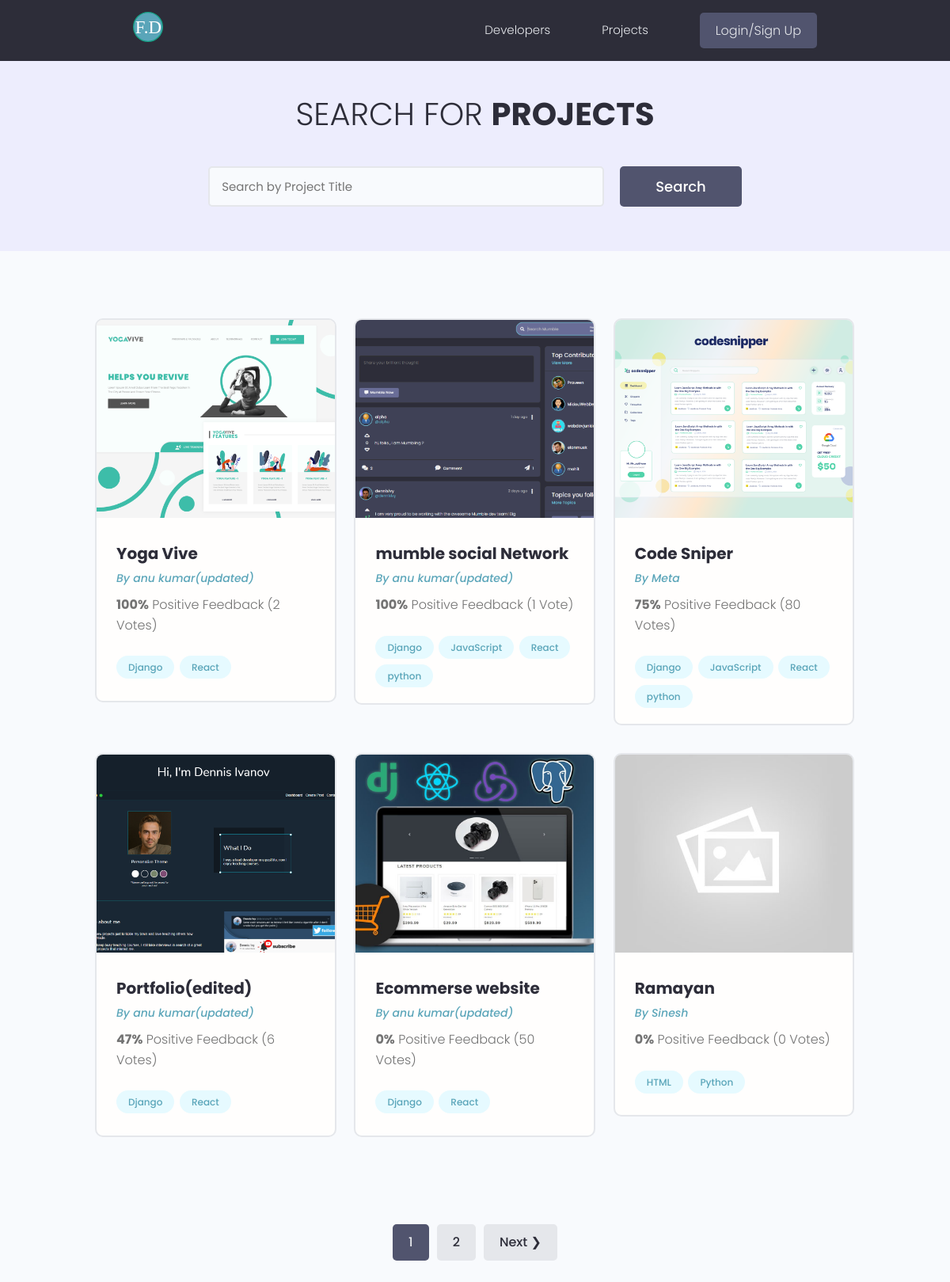
The page /projects/ on the database as committed earlier.
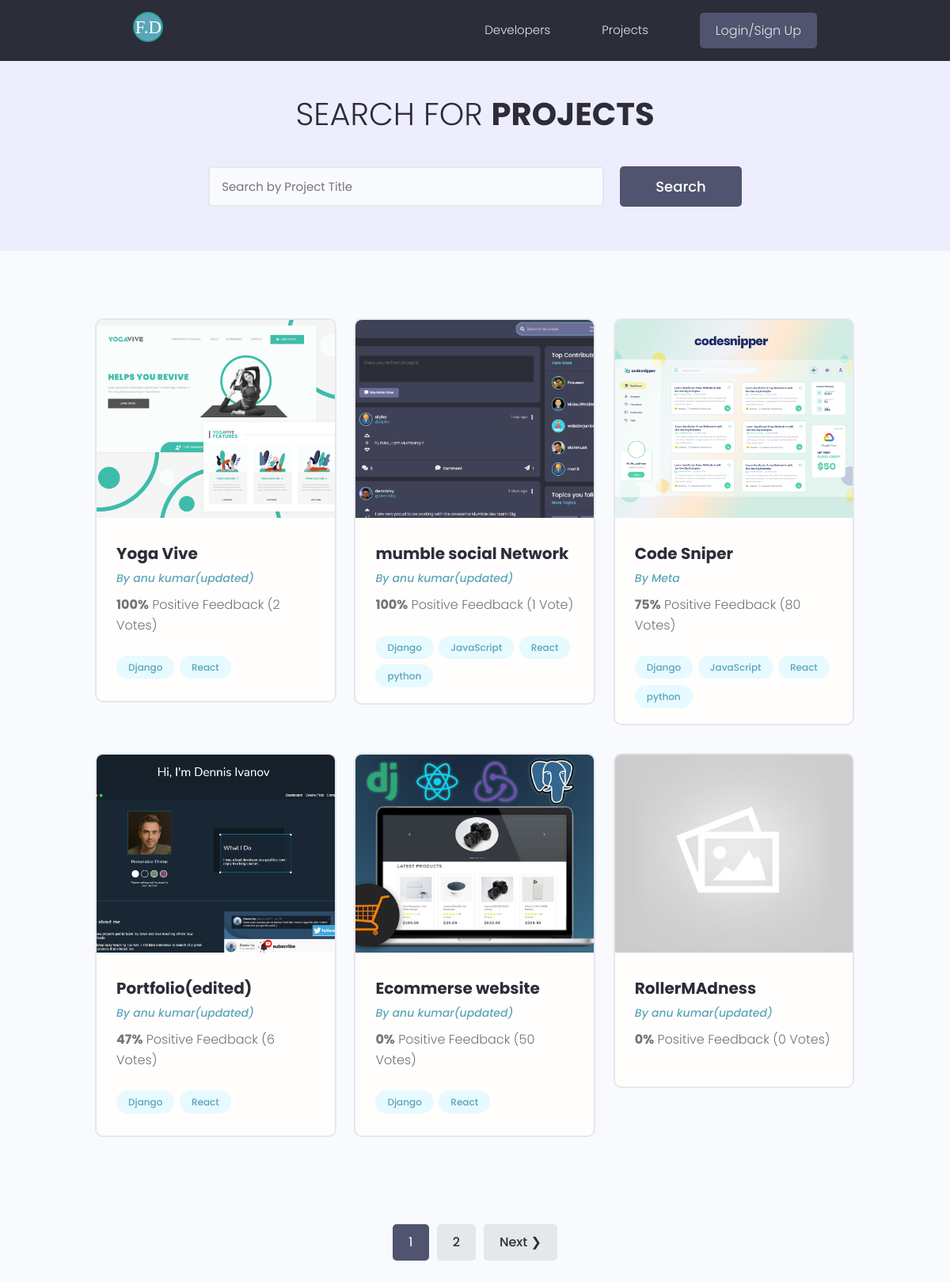
The same page on the database as committed later.
### projects/models.py (models this page shows, shortened)
class Project(models.Model):
    owner =models.ForeignKey(Profiles, null=True , blank= True , on_delete=models.CASCADE)
    title = models.CharField(max_length=200)
    description = models.TextField(null=True,blank=True)
    featured_image=models.ImageField(null=True,blank=True,default='default.jpg')
    demo_link = models.CharField(max_length=2000 , null=True , blank=True)
    source_link = models.CharField(max_length=2000,null=True,blank=True)
    tags=models.ManyToManyField('Tag',blank=True)
    vote_total = models.IntegerField(default=0 ,null= True,blank=True)
    vote_ratio = models.IntegerField(default=0 ,null= True,blank=True)
    created = models.DateTimeField(auto_now_add=True)
    id = models.UUIDField(default=uuid.uuid4,unique=True,primary_key=True,editable=False)
    class Meta:
        ordering=['-vote_ratio','-vote_total','title']
    @property
    def imageURL(self):
        try:
            url = self.featured_image.url
        except:
            url=""
        return url

class Tag(models.Model):
    name= models.CharField(max_length=200)
    created = models.DateTimeField(auto_now_add=True)
    id = models.UUIDField(default=uuid.uuid4,unique=True,
                          primary_key=True,editable=False)
    def __str__(self):
        return self.name

### users/models.py (models this page shows, shortened)
class Profiles(models.Model):
    user = models.OneToOneField(User , on_delete = models.CASCADE ,null= True , blank=True)
    name = models.CharField(max_length=200 , blank=True ,null=True)
    email = models.EmailField(max_length=500 ,blank=True, null=True)
    username = models.CharField(max_length=200 , blank=True ,null=True)
    location = models.CharField(max_length=200 , blank=True ,null=True)
    short_intro = models.CharField(max_length=200 , blank=True ,null=True)
    bio = models.TextField(blank=True, null=True)
    profile_image = models.ImageField(null=True, blank =True ,upload_to ='profiles/',default='profiles/user-default.png')
    social_github = models.CharField(max_length=200,blank=True,null=True)
    social_twitter = models.CharField(max_length=200,blank=True,null=True)
    social_linkdin = models.CharField(max_length=200,blank=True,null=True)
    social_youtube = models.CharField(max_length=200,blank=True,null=True)
    social_website = models.CharField(max_length=200,blank=True,null=True)
    created = models.DateTimeField(auto_now_add=True)
    id = models.UUIDField(default=uuid.uuid4,unique=True,primary_key=True,editable=False)
    class Meta:
        ordering=['created']

### projects/views.py (the view)
# urls.py: path('projects/',include('projects.urls')),
def projects(request):
    projects ,search_query = searchProjects(request)
    custom_range , projects = paginateProjects(request,projects,6)
    context ={'projects':projects , 'search_query':search_query,'custom_range':custom_range}
    return render(request, 'projects/projects.html' , context)

### projects/utils.py (called while the page is built)
def paginateProjects(request , projects,results):
    page = request.GET.get('page')
    paginator = Paginator(projects,results)
    try:
        projects =paginator.page(page)
    except PageNotAnInteger:
        page=1
        projects = paginator.page(page)
    except EmptyPage:
        page  = paginator.num_pages
        projects=paginator.page(page)
    leftIndex = (int(page) - 4)
    if leftIndex <1:
        leftIndex=1
    rightIndex = (int(page) +5)
    if rightIndex > paginator.num_pages:
        rightIndex = paginator.num_pages + 1
    custom_range = range(leftIndex,rightIndex )
    return custom_range , projects

def searchProjects(request):
    search_query = ''
    if request.GET.get('search_query'):
        search_query = request.GET.get('search_query')
    tags = Tag.objects.filter(name__icontains=search_query)
    projects = Project.objects.distinct().filter(
        Q(title__icontains=search_query)|
        Q(description__icontains=search_query)|
        Q(owner__name__icontains=search_query)|
        Q(tags__in=tags)
    )
    return projects , search_query

### projects/templates/projects/projects.html (shortened to what this page needs)
{%extends 'main.html'%}
{%block content%}
  <main class="projects">
    <section class="hero-section text-center">
      <div class="container container--narrow">
        <div class="hero-section__box">
          <h2>Search for <span>Projects</span></h2>
        </div>
        <div class="hero-section__search">
          <form class="form" id="searchForm" action="{% url 'projects' %}" method="get">
            <div class="form__field">
              <input class="input input--text" id="formInput#search" type="text" name="search_query"
                placeholder="Search by Project Title" value="{{search_query}}" />
            </div>
            <input class="btn btn--sub btn--lg" type="submit" value="Search" />
          </form>
        </div>
      </div>
    </section>
    <section class="projectsList">
      <div class="container">
        <div class="grid grid--three">
        {% for project in projects %}
          <div class="column">
            <div class="card project">
              <a href="{% url 'project' project.id %}" class="project">
                <img class="project__thumbnail" src="{{project.imageURL}}" alt="project thumbnail" />
                <div class="card__body">
                  <h3 class="project__title">{{project.title}}</h3>
                  <p><a class="project__author" href="{% url 'user-profile' project.owner.id %}">By {{project.owner.name}} </a></p>
                  <p class="project--rating">
                    <span style="font-weight: bold;">{{project.vote_ratio}}%</span> Positive
                    Feedback ({{project.vote_total}} Vote{{project.vote_total|pluralize:"s"}})
                  </p>
                  <div class="project__tags">
                      {% for tag in project.tags.all %}
                    <span class="tag tag--pill tag--main">
                      <small>{{tag}}</small>
                    </span>
                    {% endfor %}
                  </div>
                </div>
              </a>
            </div>
          </div>
          {% endfor %}
        </div>
      </div>
    </section>
{% include 'pagination.html' with queryset=projects custom_range=custom_range %}
  </main>
{%endblock content%}

### templates/main.html (shortened to what this page needs)
<!DOCTYPE html>
{% load static %}
<html>
<head>
    <link rel="stylesheet" href="https://cdn.iconmonstr.com/1.3.0/css/iconmonstr-iconic-font.min.css" />
    <link rel="stylesheet" href="{% static 'uikit/styles/uikit.css' %}" />
    <link rel="stylesheet" href="{% static 'styles/app.css' %}" />
</head>
<body>
    {% include 'navbar.html' %}
    {% block content %}
    {% endblock content %}
</body>
</html>

### templates/navbar.html (shortened to what this page needs)
{% load static %}
  <header class="header">
    <div class="container container--narrow">
      <a href="{% url 'profiles' %}" class="header__logo">
        <img src=" {% static 'images/logo.svg' %} " alt="Find.Dev Logo" />
      </a>
      <nav class="header__nav">
        <ul class="header__menu">
          <li class="header__menuItem"><a href="{% url 'profiles' %}">Developers</a></li>
          <li class="header__menuItem"><a href="{% url 'projects' %}">Projects</a></li>
          {% if request.user.is_authenticated %}
          <li class="header__menuItem"><a href="{% url 'inbox' %}">Inbox</a></li>
          <li class="header__menuItem"><a href="{% url 'account' %}">Account</a></li>
          <li class="header__menuItem"><a href="{% url 'logout' %}" class="btn btn--sub">Logout</a></li>
          {% else %}
          <li class="header__menuItem"><a href="{% url 'login' %}" class="btn btn--sub">Login/Sign Up</a></li>
          {% endif %}
        </ul>
      </nav>
    </div>
  </header>

### templates/pagination.html (shortened to what this page needs)
{% if queryset.has_other_pages %}
    <div class="pagination">
      <ul class="container">
        {% for page in custom_range %}
        {% if page == queryset.number %}
        <li><a href="?page={{page}} " class="btn page-link btn--sub "  data-page="{{page}}">{{page}}</a></li>
        {% else %}
        <li><a href="?page={{page}} " class="btn page-link " data-page="{{page}}">{{page}}</a></li>
        {% endif %}
        {% endfor %}
        {% if queryset.has_next %}
        <li><a href="?page={{queryset.next_page_number}} " class="btn page-link  " data-page="{{queryset.next_page_number}}">  Next &#10095;</a></li>
        {% endif %}
      </ul>
    </div>
{% endif %}

### static/styles/app.css (style rules this page uses)
:root { --color-sub: #2d2d39; }
.btn--sub { background-color: var(--color-sub-light); }
.card { border: 2px solid var(--color-light); }
img { width: 100%; }
.header { position: sticky; z-index: 111; background-color: var(--color-sub); padding: 1.5rem 0; }
.header > .container { display: flex; justify-content: space-between; align-items: center; }
.header__logo > img { height: 3.8rem; }
.header__nav > ul { display: inline-flex; align-items: center; list-style: none; gap: 6.5rem; }
.header__menuItem > a { color: var(--color-light); font-weight: 300; }
.hero-section { height: 40vh; display: flex; align-items: center; background-color: var(--color-sub); }
.hero-section__box { margin-bottom: 4rem; }
.hero-section__box > h2, .hero-section__box > h2 > span { font-size: 4rem; color: var(--color-light); line-height: 1.3; text-transform: uppercase; }
.hero-section__box > h2 { font-weight: 300; }
.hero-section__box > h2 > span { font-weight: 700; }
.hero-section__search > .form { display: flex; align-items: center; justify-content: center; gap: 2rem; }
.hero-section__search > .form input.input--text { width: 50rem; }
.pagination { margin-top: 8rem; margin-bottom: 10rem; }
.pagination > ul { flex-wrap: wrap; list-style: none; display: flex; align-items: center; justify-content: center; gap: 1rem; }
.pagination .btn { color: var(--color-sub); }
.pagination .btn.btn--sub { color: var(--color-light); }
.project__author { font-size: 1.4rem; font-style: italic; }
.project--rating { margin-bottom: 1.6em; margin-top: .5em; }
.projects > .hero-section { background: var(--color-sub-lighter); height: 30vh; }
.projects .hero-section__box { margin-bottom: 2.5rem; }
.projects .hero-section__box > h2 { color: var(--color-sub); }
.projects .hero-section__box > h2 > span { font-weight: 700; color: var(--color-sub); }
.projectsList { margin-top: 8rem; }
.project__thumbnail { height: 25rem; object-fit: cover; object-position: top center; }
.project__title { font-size: 2rem; font-weight: 700; color: var(--color-sub); }

### static/uikit/styles/modules/_variables.css (style rules this page uses)
:root { --color-main: #5aa5b9; --color-main-light: #e6faff; --color-sub: #3f4156; --color-sub-light: #51546e; --color-sub-lighter: #ededfd; --color-text: #737373; --color-gray: #8b8b8b; --color-light: #e5e7eb; --color-light-gray: #767676; --color-bg: #f8fafd; --color-white: #fffefd; --color-white-light: #f3f3f3; --color-success: #359e64; --color-success-bg: #def8e8; --color-error: #fc4b0b; --color-error-bg: #fff2ee; --font-base: 'Poppins', arial, helvetica, 'Segoe UI', roboto, ubuntu, sans-serif; --font-monospace: 'Fira Code', 'Courier New', courier, monospace; --font-regular: 300; --font-medium: 500; --font-bold: 700; --generic-shadow: 1px 1px 5px #00000010; --generic-transition: all 0.3s ease-in-out; }

### static/uikit/styles/modules/_base.css (style rules this page uses)
* { margin: 0; padding: 0; box-sizing: border-box; text-rendering: optimizeLegibility; color: inherit; font-size: inherit; }
html { font-size: 50%; }
@media only screen and (min-width: 480px) { html { font-size: 56.25%; } }
@media only screen and (min-width: 1200px) { html { font-size: 62.5%; } }
body { line-height: 1.6; font-weight: 400; font-size: 1.5rem; color: var(--color-text); background-color: var(--color-bg); min-height: 100vh; }

### static/uikit/styles/modules/_typography.css (style rules this page uses)
* { font-family: var(--font-base); }
h2 { font-size: 3.6rem; font-weight: var(--font-bold); }
h3 { font-size: 3.2rem; font-weight: var(--font-medium); }
p, span, strong { font-size: 1.6rem; color: var(--color-text); font-weight: var(--font-regular); }
a { padding-bottom: 2px; text-decoration: none; display: inline-block; color: var(--color-main); font-weight: var(--font-medium); }

### static/uikit/styles/modules/_utilities.css (style rules this page uses)
.container { width: 92%; max-width: 165rem; margin: 0 auto; box-sizing: border-box; }
.container--narrow { width: 92%; max-width: 120rem; }
@media screen and (min-width: 1000px) { .container { width: 90%; } }
@media screen and (min-width: 1000px) { .container--narrow { width: 85%; } }
@media screen and (min-width: 1200px) { .container { width: 80%; } }
@media screen and (min-width: 1200px) { .container--narrow { width: 72%; } }
.text-center { text-align: center; }

### static/uikit/styles/modules/_card.css (style rules this page uses)
.card { border-radius: 1rem; background-color: var(--color-white); border: 1.5px solid var(--color-light); width: auto; height: auto; margin-top: 0.5rem; margin-bottom: 0.5rem; overflow: hidden; }
.card__body, .card__header { padding: 2rem 2.5rem; }

Rows that differ between the two databases and show on the page:
removed Project: imageURL (placeholder picture), title "Ramayan", owner.name "Sinesh", vote_ratio "0", vote_total "0"
removed Tag: name "HTML", shown under "Ramayan"
removed Tag: name "Python", shown under "Ramayan"
now on this page (row unchanged): Project: imageURL (placeholder picture), title "RollerMAdness", owner.name "anu kumar(updated)", vote_ratio "0", vote_total "0"
